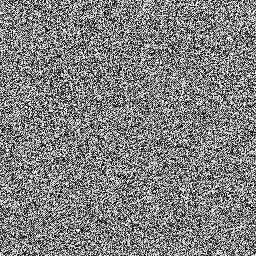
#> input picture Classes/Images/test_images_en/5.1.10.tiff, 256 x 256 px, given as the content of the folder /PycharmProjects/Image_Encyption2/Classes/Images/test_images, which was not available
$ python create_en_de_folder.py
#> lines starting #> are read from the running program, lines starting #| are printed output that depends on the picture; pictures that were not available may be replaced by others from this repository, and a replacement may not be noted
### Classes/Encryption.py
import numpy as np
import snp_en
import hashlib
import struct


def generate_henon_parameters(secret_key):
    hash_obj = hashlib.sha256(secret_key)
    hash_bytes = hash_obj.digest()[:16]

    # Split the hash into four 32-bit integers (x, y, a, b)
    x, y, a, b = struct.unpack('>IIII', hash_bytes)

    # Map x and y to the desired range (e.g., between -1 and 1)
    x = -1 + (x / 0xFFFFFFFF) * 2
    y = -1 + (y / 0xFFFFFFFF) * 2

    # Map a and b to the desired range (e.g., between 1 and 2)
    a = 1 + (a / 0xFFFFFFFF)
    b = 1 + (b / 0xFFFFFFFF)
    return x,y,a,b


class Encryption:

    # m= hashlib.sha256()
    def __init__(self) :
        pass

    # A Henon map of size n
    def Henon_Map(self,x,y,n,a,b):
        x_list = np.zeros(n)
        y_list = np.zeros(n)
        for i in range(n):
            x = 1 - a*x*x + y
            y = b*x
            x_list[i] = int((x + 1) * 127.5) % 256
            y_list[i] = int((y + 1) * 127.5) % 256
        return x_list,y_list

    # creating a mask of n * n by xor of x_list and y_list elements
    def create_mask(self,x_list,y_list,n):
        mask  = np.zeros((n,n),dtype=int)
        for i in range(n):
            for j in range(n):
                mask[i][j] = int(x_list[i]) ^ int(y_list[j])
        return mask

    def get_mask(self,x,y,img_len,a,b):
        x_list,y_list = self.Henon_Map(x,y,img_len,a,b)
        mask =  self.create_mask(x_list,y_list,img_len)
        return mask

    def encrypt(self,image,x,y,N,a,b):
        img_size = len(image)
        key = self.get_mask(x,y,img_size,a,b)
        snp_en.snp_encryption(image,N)
        en_img = np.bitwise_xor(image,key)
        return en_img

### Classes/snp_en.py
import numpy as np

def logistic_map(x,r):
    sub_array = np.zeros(256,dtype=int)
    for i in range(256):
        x = r * x * (1 - x)
        sub_array[i] = int(x * 255)
    return sub_array

def substitution_array_generation():
    sub_array = logistic_map(0.01,3.95)
    check = [False] * 256
    most_free_val = 255
    for i in range(256):
        if check[sub_array[i]] == False:
            check[sub_array[i]] = True
            while(most_free_val != -1 and check[most_free_val] == True):
                most_free_val = most_free_val - 1
        else:
            sub_array[i] = most_free_val
            check[most_free_val] = True
            while(most_free_val != -1 and check[most_free_val] == True):
                most_free_val = most_free_val - 1
    return sub_array

def row_permutation(image_array,sub_array):
    for i in range(len(image_array)):
        temp = np.zeros(i,dtype=int)
        for k in range(i):
            temp[k] = sub_array[image_array[i][k]]
        for j in range(i,len(image_array[0])):
            image_array[i][j-i] = sub_array[image_array[i][j]]
        m = 0
        for l in range(len(image_array[0])-i,len(image_array[0])):
            image_array[i][l] = temp[m]
            m = m+1


def col_permutation(image_array,sub_array):
    for i in range(len(image_array[0])):
        temp = np.zeros(i,dtype=int)
        for k in range(i):
            temp[k] = sub_array[image_array[k][i]]
        for j in range(i,len(image_array)):
            image_array[j-i][i] = sub_array[image_array[j][i]]
        m = 0
        for l in range(len(image_array)-i,len(image_array)):
            image_array[l][i] = temp[m]
            m = m+1

def snp_encryption(image_array,N):
    sub_array = substitution_array_generation()
    for i in range(N):
        row_permutation(image_array,sub_array)
        col_permutation(image_array,sub_array)

### Classes/Decryption.py
import numpy as np
import snp_de
import hashlib
import struct

# [15 lines left out: function generate_henon_parameters, not called in this run]


class Decryption:

    def __init__(self) :
        pass

    # A Henon map of size n
    def Henon_Map(self,x,y,n,a,b):
        x_list = np.zeros(n)
        y_list = np.zeros(n)
        for i in range(n):
            x = 1 - a*x*x + y
            y = b*x
            x_list[i] = int((x + 1) * 127.5) % 256
            y_list[i] = int((y + 1) * 127.5) % 256
        return x_list,y_list

    # creating a mask of n * n by xor of x_list and y_list elements
    def create_mask(self,x_list,y_list,n):
        mask  = np.zeros((n,n),dtype=int)
        for i in range(n):
            for j in range(n):
                mask[i][j] = int(x_list[i]) ^ int(y_list[j])
        return mask

    def get_mask(self,x,y,img_len,a,b):
        x_list,y_list = self.Henon_Map(x,y,img_len,a,b)
        mask =  self.create_mask(x_list,y_list,img_len)
        return mask

    def decrypt(self,image,x,y,N,a,b):
        img_size = len(image)
        key = self.get_mask(x,y,img_size,a,b)
        de_img = np.bitwise_xor(image,key)
        snp_de.snp_decryption(de_img,N)
        return de_img

### Classes/snp_de.py
import numpy as np

def logistic_map(x,r):
    sub_array = np.zeros(256,dtype=int)
    for i in range(256):
        x = r * x * (1 - x)
        sub_array[i] = int(x * 255)
    return sub_array


def inverse(arr):
    temp = np.zeros(len(arr),dtype=int)
    for i in arr:
        temp[arr[i]] = i
    return temp

def substitution_array_generation():
    sub_array = logistic_map(0.01,3.95)
    check = [False] * 256
    most_free_val = 255
    for i in range(256):
        if check[sub_array[i]] == False:
            check[sub_array[i]] = True
            while(most_free_val != -1 and check[most_free_val] == True):
                most_free_val = most_free_val - 1
        else:
            sub_array[i] = most_free_val
            check[most_free_val] = True
            while(most_free_val != -1 and check[most_free_val] == True):
                most_free_val = most_free_val - 1
    sub_array = inverse(sub_array)
    return sub_array


def row_permutation(image_array,sub_array):
    for i in range(len(image_array)):
        temp = np.zeros(i,dtype=int)
        for k in range(i):
            temp[k] = sub_array[image_array[i][-k-1]]
        for j in range(len(image_array[0])-i-1,-1,-1):
            image_array[i][j+i] = sub_array[image_array[i][j]]
        m = len(temp)- 1
        for l in range(0,i):
            image_array[i][l] = temp[m]
            m = m-1


def col_permutation(image_array,sub_array):
    for i in range(len(image_array[0])):
        temp = np.zeros(i,dtype=int)
        for k in range(i):
            temp[k] = sub_array[image_array[-k-1][i]]
        for j in range(len(image_array)-i-1,-1,-1):
            image_array[j+i][i] = sub_array[image_array[j][i]]
        m = len(temp) - 1
        for l in range(0,i):
            image_array[l][i] = temp[m]
            m = m-1

def snp_decryption(image_array,N):
    sub_array = substitution_array_generation()
    for i in range(N):
        col_permutation(image_array,sub_array)
        row_permutation(image_array,sub_array)


### Classes/create_en_de_folder.py
import os
import cv2
import numpy as np
import Encryption

from Decryption import Decryption


def load_images(folder_path):
    for filename in os.listdir(folder_path):
        image_path = os.path.join(folder_path, filename)
        image = cv2.imread(image_path, cv2.IMREAD_GRAYSCALE)
#> image is the input picture: shape (256, 256); min 0, max 255, mean 127.8

        x,y,a,b = Encryption.generate_henon_parameters(b"Password")


        en_obj = Encryption.Encryption()
        de_obj = Decryption()


        en_img = en_obj.encrypt(image,x,y,2,a,b)
#> in encrypt, `img_size = len(image)`: img_size = 256
#> in get_mask, `x_list,y_list = self.Henon_Map(x,y,img_len,a,b)`: x_list = 256 values, max 228 at index 0, min 3 at index 75, mean 93.21; y_list = 256 values, max 241 at index 76, min 11 at index 0, mean 128
#> after the loop in create_mask, `for i in range(n):`:
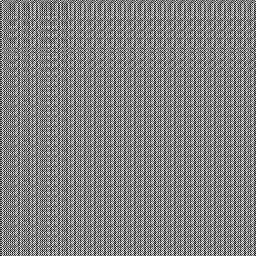
#> mask: shape (256, 256) int64; min 0, max 255, mean 129.7
#> after the loop in snp_encryption, `for i in range(N):`:
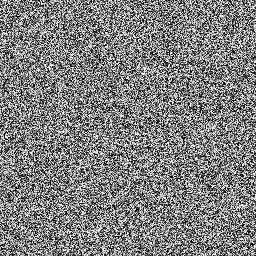
#> image_array: shape (256, 256); min 0, max 255, mean 127.7
#> in encrypt, `en_img = np.bitwise_xor(image,key)`:
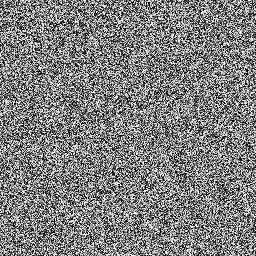
#> en_img: shape (256, 256) int64; min 0, max 255, mean 127.5
        de_img = de_obj.decrypt(en_img,x,y,2,a,b)
#> in decrypt, `img_size = len(image)`: img_size = 256
        #
        directory_en = r"C:\Users\Hp\PycharmProjects\Image_Encyption2\Classes\Images\test_images_en"
        directory_de = r"C:\Users\Hp\PycharmProjects\Image_Encyption2\Classes\Images\test_images_de"


        os.chdir(directory_en)
        store_image_from_array(filename, en_img)

        os.chdir(directory_de)
        store_image_from_array(filename, de_img)


def store_image_from_array(title,pixel_values):
    # Create an image from the 2D array
    image = cv2.merge([pixel_values])

    img = np.uint8(image)

    # Show the image (optional)
    cv2.imwrite(title, img)

load_images(r"C:\Users\Hp\PycharmProjects\Image_Encyption2\Classes\Images\test_images")

$ run again, on Classes/Images/test_images_en/5.1.14.tiff
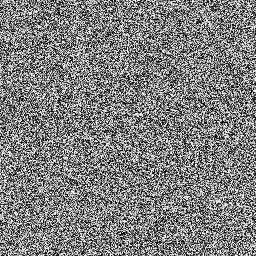
#> input picture Classes/Images/test_images_en/5.1.14.tiff, 256 x 256 px, given as the content of the folder /PycharmProjects/Image_Encyption2/Classes/Images/test_images, which was not available
#> in load_images, image is the input picture: shape (256, 256); min 0, max 255, mean 127.3
#> in encrypt, `img_size = len(image)`: img_size = 256
#> in get_mask, `x_list,y_list = self.Henon_Map(x,y,img_len,a,b)`: x_list = 256 values, max 228 at index 0, min 3 at index 75, mean 93.21; y_list = 256 values, max 241 at index 76, min 11 at index 0, mean 128
#> after the loop in snp_encryption, `for i in range(N):`:
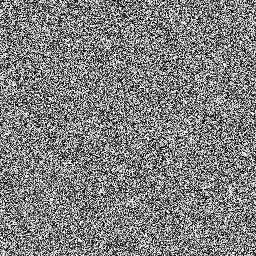
#> image_array: shape (256, 256); min 0, max 255, mean 127.7
#> in encrypt, `en_img = np.bitwise_xor(image,key)`:
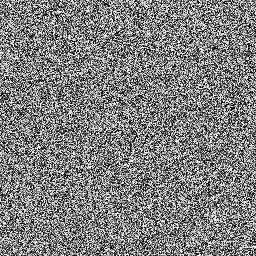
#> en_img: shape (256, 256) int64; min 0, max 255, mean 127.2
#> in decrypt, `img_size = len(image)`: img_size = 256

$ run again, on Classes/Images/test_images_en/5.2.08.tiff
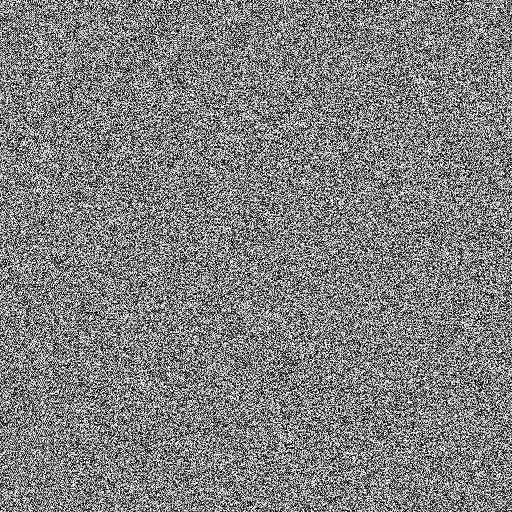
#> input picture Classes/Images/test_images_en/5.2.08.tiff, 512 x 512 px, given as the content of the folder /PycharmProjects/Image_Encyption2/Classes/Images/test_images, which was not available
#> in load_images, image is the input picture: shape (512, 512); min 0, max 255, mean 127.7
#> in encrypt, `img_size = len(image)`: img_size = 512
#> in get_mask, `x_list,y_list = self.Henon_Map(x,y,img_len,a,b)`: x_list = 512 values, max 228 at index 0, min 3 at index 75, mean 93.25; y_list = 512 values, max 241 at index 76, min 11 at index 0, mean 128.6
#> after the loop in snp_encryption, `for i in range(N):`:
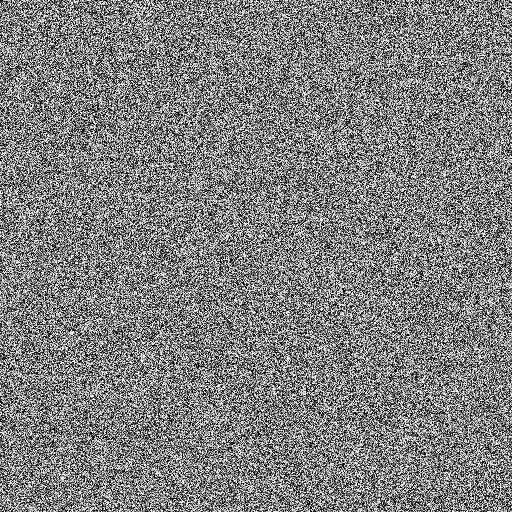
#> image_array: shape (512, 512); min 0, max 255, mean 127.4
#> in encrypt, `en_img = np.bitwise_xor(image,key)`:
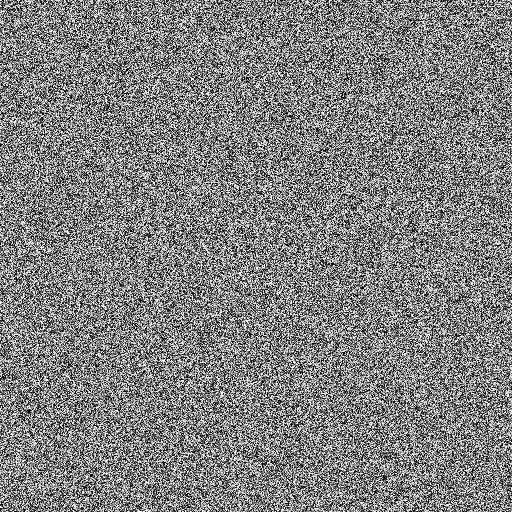
#> en_img: shape (512, 512) int64; min 0, max 255, mean 128.2
#> in decrypt, `img_size = len(image)`: img_size = 512

$ run again, on Classes/Images/test_images_en/5.2.09.tiff
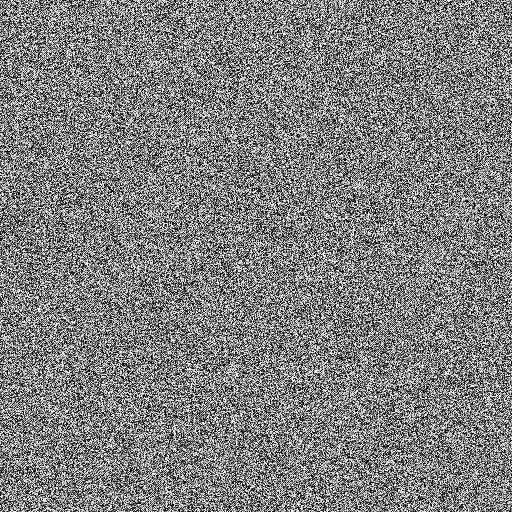
#> input picture Classes/Images/test_images_en/5.2.09.tiff, 512 x 512 px, given as the content of the folder /PycharmProjects/Image_Encyption2/Classes/Images/test_images, which was not available
#> in load_images, image is the input picture: shape (512, 512); min 0, max 255, mean 127.4
#> in encrypt, `img_size = len(image)`: img_size = 512
#> in get_mask, `x_list,y_list = self.Henon_Map(x,y,img_len,a,b)`: x_list = 512 values, max 228 at index 0, min 3 at index 75, mean 93.25; y_list = 512 values, max 241 at index 76, min 11 at index 0, mean 128.6
#> after the loop in snp_encryption, `for i in range(N):`:
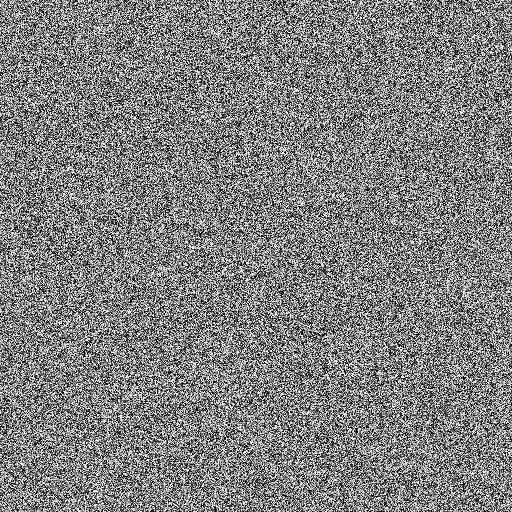
#> image_array: shape (512, 512); min 0, max 255, mean 127.9
#> in encrypt, `en_img = np.bitwise_xor(image,key)`:
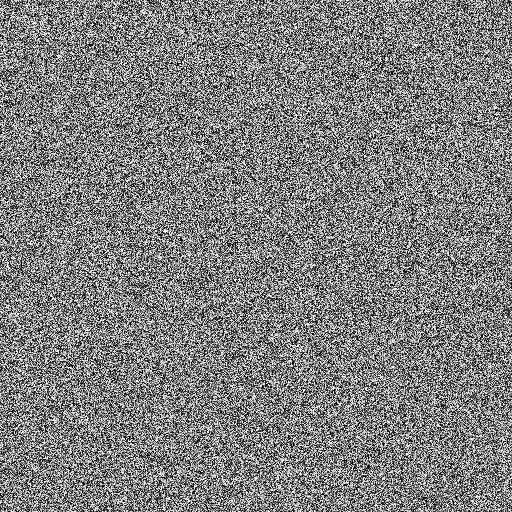
#> en_img: shape (512, 512) int64; min 0, max 255, mean 127
#> in decrypt, `img_size = len(image)`: img_size = 512
